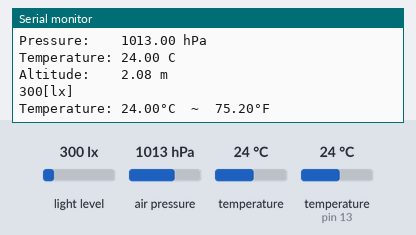
The sketch below on a simulated Arduino Uno, built with avr-gcc and run on an emulated ATmega328P. Parts: the last lines printed to the serial monitor. Wiring (inferred from the names in the program): BH1750 light sensor at I2C address 0x23. The test bench sets the inputs (shaded band); at power-on: light level 300 lx, temperature (sensor on pin 13) 24 °C, air pressure 1013 hPa, temperature 24 °C.

Above: at 1.8 s.
1.9 s: light level set to 40 lx
At 3.8 s:
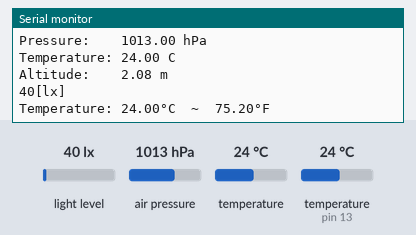
6.5 s: temperature (sensor on pin 13) set to 12 °C
At 8.1 s:
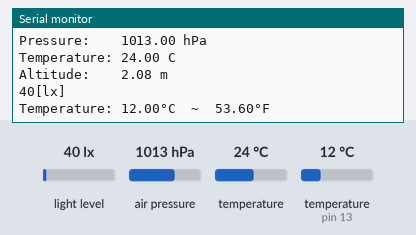
8.2 s: air pressure set to 952 hPa
At 9.6 s:
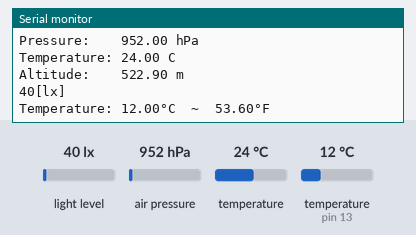
9.9 s: temperature (sensor 0) set to 12 °C
11.6 s: temperature (sensor on pin 13) set to 19 °C
At 12.9 s:
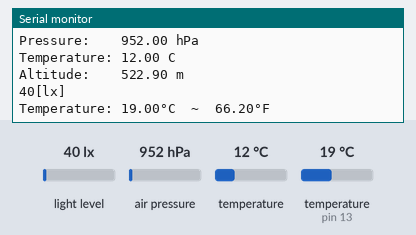
Timing chart, 0 to 14.3 s (numbered marks = the images above; inputs shaded):
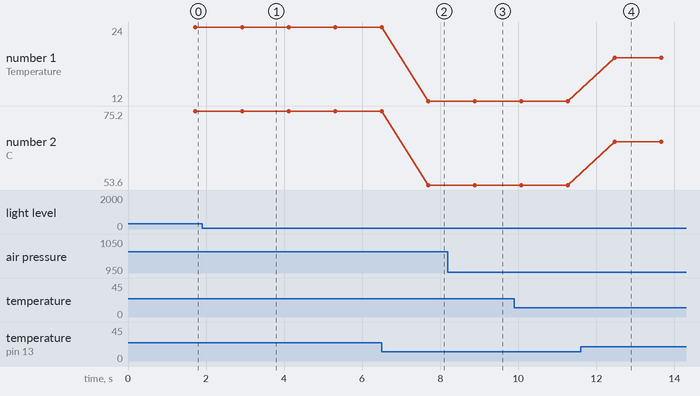

Measured:
- after the input at 1.9 s, the serial monitor: prints a new line after 1.0 s (image 1)
- after the input at 6.5 s, the serial monitor: prints a new line after 1.2 s (image 2)
- after the input at 8.2 s, the serial monitor: prints a new line after 0.60 s (image 3)
- after the input at 11.6 s, the serial monitor: prints a new line after 0.87 s (image 4)
- plotted number 1: 24 → 12 after the input at 6.5 s, 12 → 19 after the input at 11.6 s
- plotted number 2: 75.2 → 53.6 after the input at 6.5 s, 53.6 → 66.2 after the input at 11.6 s

The sketch:

light_intensity.ino
```cpp
/*
  Sample code for the BH1750 Light sensor

  Connection:
  VCC-5v
  GND-GND
  SCL-SCL(analog pin 5)
  SDA-SDA(analog pin 4)
  ADD-NC
*/
#include <OneWire.h>
#include <DallasTemperature.h>

#include <Wire.h> //BH1750 IIC Mode
#include <math.h>
#include <Adafruit_Sensor.h>
#include <Adafruit_BMP085_U.h>

const int SENSOR_PIN = 13; // Arduino pin connected to DS18B20 sensor's DQ pin

float tempCelsius;    // temperature in Celsius
float tempFahrenheit; // temperature in Fahrenheit
int BH1750address = 0x23; //setting i2c address

byte buff[2];
OneWire oneWire(SENSOR_PIN);         // setup a oneWire instance
DallasTemperature tempSensor(&oneWire); // pass oneWire to DallasTemperature library
Adafruit_BMP085_Unified bmp = Adafruit_BMP085_Unified(10085);

void displaySensorDetails(void)
{
  sensor_t sensor;
  bmp.getSensor(&sensor);
  Serial.println("------------------------------------");
  Serial.print  ("Sensor:       "); Serial.println(sensor.name);
  Serial.print  ("Driver Ver:   "); Serial.println(sensor.version);
  Serial.print  ("Unique ID:    "); Serial.println(sensor.sensor_id);
  Serial.print  ("Max Value:    "); Serial.print(sensor.max_value); Serial.println(" hPa");
  Serial.print  ("Min Value:    "); Serial.print(sensor.min_value); Serial.println(" hPa");
  Serial.print  ("Resolution:   "); Serial.print(sensor.resolution); Serial.println(" hPa");
  Serial.println("------------------------------------");
  Serial.println("");
  delay(500);
}
void setup()
{
  Wire.begin();
  Serial.begin(9600);//init Serial rate
  tempSensor.begin();    // initialize the sensor
  /* Initialise the sensor */
  if (!bmp.begin())
  {
    /* There was a problem detecting the BMP085 ... check your connections */
    Serial.print("Ooops, no BMP085 detected ... Check your wiring or I2C ADDR!");
    while (1);
  }

  /* Display some basic information on this sensor */
  displaySensorDetails();
}

void loop()
{
  int i;
  uint16_t val = 0;
  tempSensor.requestTemperatures();             // send the command to get temperatures
  tempCelsius = tempSensor.getTempCByIndex(0);  // read temperature in Celsius
  tempFahrenheit = tempCelsius * 9 / 5 + 32; // convert Celsius to Fahrenheit

  BH1750_Init(BH1750address);
  sensors_event_t event;
  bmp.getEvent(&event);
  delay(200);
  if (event.pressure)
  {
    /* Display atmospheric pressue in hPa */
    Serial.print("Pressure:    ");
    Serial.print(event.pressure);
    Serial.println(" hPa");
    float temperature;
    bmp.getTemperature(&temperature);
    Serial.print("Temperature: ");
    Serial.print(temperature);
    Serial.println(" C");
    float seaLevelPressure = SENSORS_PRESSURE_SEALEVELHPA;
    Serial.print("Altitude:    ");
    Serial.print(bmp.pressureToAltitude(seaLevelPressure,
                                        event.pressure));
    Serial.println(" m");
    Serial.println("");
  }
  else
    {
    Serial.println("Sensor error");
  }
  if (2 == BH1750_Read(BH1750address))
  {
    val = ((buff[0] << 8) | buff[1]) / 1.2;
    Serial.print(val, DEC);
    Serial.println("[lx]");
  }
  Serial.print("Temperature: ");
  Serial.print(tempCelsius);    // print the temperature in Celsius
  Serial.print("°C");
  Serial.print("  ~  ");        // separator between Celsius and Fahrenheit
  Serial.print(tempFahrenheit); // print the temperature in Fahrenheit
  Serial.println("°F");
  delay(150);
}

int BH1750_Read(int address) //
{
  int i = 0;
  Wire.beginTransmission(address);
  Wire.requestFrom(address, 2);
  while (Wire.available()) //
  {
    buff[i] = Wire.read();  // receive one byte
    i++;
  }
  Wire.endTransmission();
  return i;
}

void BH1750_Init(int address)
{
  Wire.beginTransmission(address);
  Wire.write(0x10);//1lx reolution 120ms
  Wire.endTransmission();
}
```
